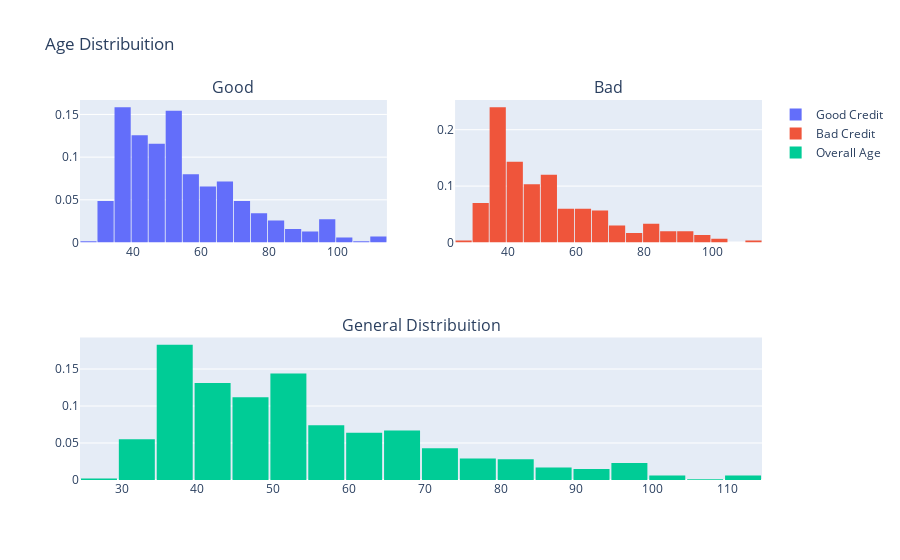

Notebook source saved alongside this figure:
### Code cell
df_good = train.loc[train["status"] == 'good']['age'].values.tolist()
df_bad = train.loc[train["status"] == 'bad']['age'].values.tolist()
df_age = train['age'].values.tolist()

#First plot
t1 = go.Histogram(x=df_good,histnorm='probability',name="Good Credit")
#Second plot
t2 = go.Histogram(x=df_bad,histnorm='probability',name="Bad Credit")
#Third plot
t3 = go.Histogram(x=df_age,histnorm='probability',name="Overall Age")
#Creating the grid
fig = tls.make_subplots(rows=2, cols=2, specs=[[{}, {}], [{'colspan': 2}, None]],
                          subplot_titles=('Good','Bad', 'General Distribuition'))

#setting the figs
fig.append_trace(t1, 1, 1)
fig.append_trace(t2, 1, 2)
fig.append_trace(t3, 2, 1)

fig['layout'].update(showlegend=True, title='Age Distribuition', bargap=0.05)
py.iplot(fig, filename='custom-sized-subplot-with-subplot-titles')

### Figure 1 — Plotly figure (JSON) as saved in the notebook; plotly's stock layout.template omitted (floating-point values rounded to 4 significant figures; data arrays with more than 128 entries replaced by an {"elided": "..."} marker saying what was removed)
{"data": [{"histnorm": "probability", "name": "Good Credit", "type": "histogram", "x": {"elided": "700 int values"}, "xaxis": "x", "yaxis": "y"}, {"histnorm": "probability", "name": "Bad Credit", "type": "histogram", "x": {"elided": "300 int values"}, "xaxis": "x2", "yaxis": "y2"}, {"histnorm": "probability", "name": "Overall Age", "type": "histogram", "x": {"elided": "1000 int values"}, "xaxis": "x3", "yaxis": "y3"}], "layout": {"annotations": [{"font": {"size": 16}, "showarrow": false, "text": "Good", "x": 0.225, "xanchor": "center", "xref": "paper", "y": 1, "yanchor": "bottom", "yref": "paper"}, {"font": {"size": 16}, "showarrow": false, "text": "Bad", "x": 0.775, "xanchor": "center", "xref": "paper", "y": 1, "yanchor": "bottom", "yref": "paper"}, {"font": {"size": 16}, "showarrow": false, "text": "General Distribuition", "x": 0.5, "xanchor": "center", "xref": "paper", "y": 0.375, "yanchor": "bottom", "yref": "paper"}], "bargap": 0.05, "showlegend": true, "title": {"text": "Age Distribuition"}, "xaxis": {"anchor": "y", "domain": [0, 0.45]}, "xaxis2": {"anchor": "y2", "domain": [0.55, 1]}, "xaxis3": {"anchor": "y3", "domain": [0, 1]}, "yaxis": {"anchor": "x", "domain": [0.625, 1]}, "yaxis2": {"anchor": "x2", "domain": [0.625, 1]}, "yaxis3": {"anchor": "x3", "domain": [0, 0.375]}}}
